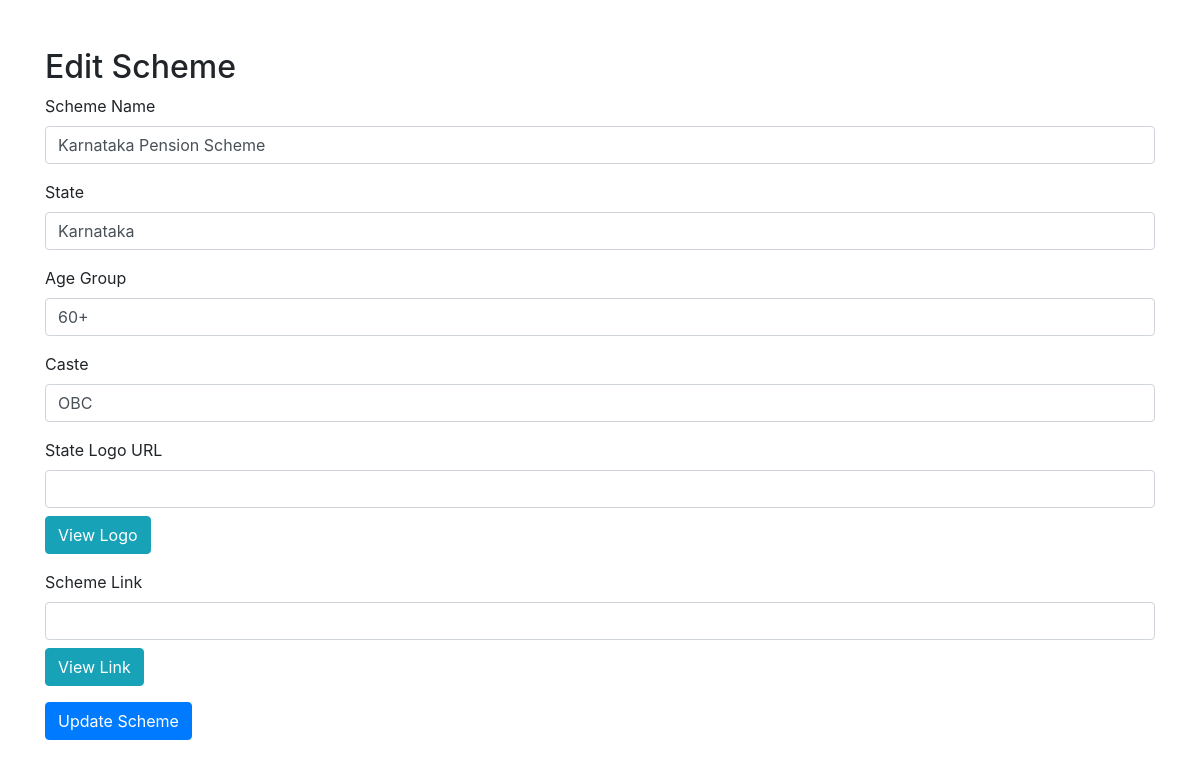
Page /edit_scheme.php?id=3 (signed in) on the committed database.
### tables this page shows
CREATE TABLE `schemes` (
  `id` int(11) NOT NULL,
  `scheme_name` varchar(255) NOT NULL,
  `state` varchar(100) NOT NULL,
  `age_group` varchar(50) DEFAULT NULL,
  `caste` varchar(50) DEFAULT NULL,
  `state_logo` varchar(255) DEFAULT NULL,
  `scheme_link` varchar(255) DEFAULT NULL
);

### edit_scheme.php (the view, shortened to what this page needs)
<?php
include('db_connection.php');
if (isset($_GET['id'])) {
    $scheme_id = $_GET['id'];
    $sql = "SELECT * FROM schemes WHERE id = ?";
    $stmt = $conn->prepare($sql);
    $stmt->bind_param("i", $scheme_id);
    $stmt->execute();
    $result = $stmt->get_result();
    if ($result->num_rows > 0) {
        $scheme = $result->fetch_assoc();
    } else {
        echo "Scheme not found!";
        exit;
    }
}
?>
<!DOCTYPE html>
<html lang="en">
<head>
    <link href="https://stackpath.bootstrapcdn.com/bootstrap/4.5.2/css/bootstrap.min.css" rel="stylesheet">
</head>
<body>
    <div class="container mt-5">
        <h2>Edit Scheme</h2>
        <form method="POST">
            <div class="form-group">
                <label for="scheme_name">Scheme Name</label>
                <input type="text" class="form-control" id="scheme_name" name="scheme_name" value="<?php echo htmlspecialchars($scheme['scheme_name']); ?>" required>
            </div>
            <div class="form-group">
                <label for="state">State</label>
                <input type="text" class="form-control" id="state" name="state" value="<?php echo htmlspecialchars($scheme['state']); ?>" required>
            </div>
            <div class="form-group">
                <label for="age_group">Age Group</label>
                <input type="text" class="form-control" id="age_group" name="age_group" value="<?php echo htmlspecialchars($scheme['age_group']); ?>" required>
            </div>
            <div class="form-group">
                <label for="caste">Caste</label>
                <input type="text" class="form-control" id="caste" name="caste" value="<?php echo htmlspecialchars($scheme['caste']); ?>" required>
            </div>
            <div class="form-group">
                <label for="state_logo">State Logo URL</label>
                <input type="text" class="form-control" id="state_logo" name="state_logo" value="<?php echo htmlspecialchars($scheme['state_logo']); ?>" required>
                <button type="button" class="btn btn-info mt-2" onclick="window.open('<?php echo htmlspecialchars($scheme['state_logo']); ?>', '_blank')">View Logo</button>
            </div>
            <div class="form-group">
                <label for="scheme_link">Scheme Link</label>
                <input type="text" class="form-control" id="scheme_link" name="scheme_link" value="<?php echo htmlspecialchars($scheme['scheme_link']); ?>" required>
                <button type="button" class="btn btn-info mt-2" onclick="window.open('<?php echo htmlspecialchars($scheme['scheme_link']); ?>', '_blank')">View Link</button>
            </div>
            <button type="submit" name="submit" class="btn btn-primary">Update Scheme</button>
        </form>
    </div>
</body>
</html>

### rows in the picture
schemes: scheme_name "Karnataka Pension Scheme", state "Karnataka", age_group "60+", caste "OBC"
